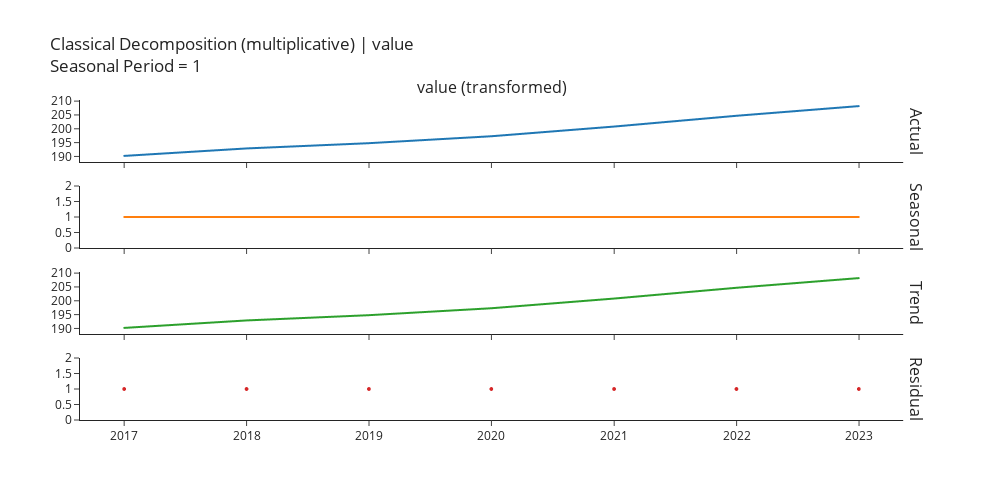
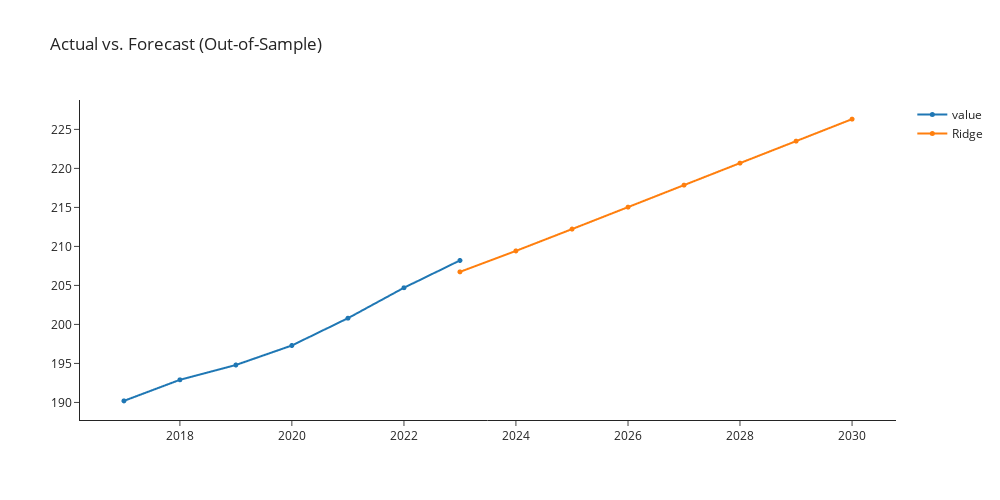

Here is the notebook cell these charts were saved with, in order:
### Markdown cell above
## ridge_cds_dt

### Code cell
ets_dt = exp.create_model('ridge_cds_dt')
exp.plot_model(plot = 'decomp', 
               data_kwargs = {'type' : 'multiplicative'},
               fig_kwargs = {"height":500,"width":1000,"template": "simple_white","hoverinfo":"none","big_data_threshold":10})
exp.plot_model(estimator = ets_dt, 
               plot = 'forecast', 
               data_kwargs = {'fh' : 8},
               fig_kwargs = {"height":500,"width":1000,"template": "simple_white","hoverinfo":"none","big_data_threshold":10})

### Figure 1 — Plotly figure (JSON) as saved in the notebook; plotly's stock layout.template omitted (floating-point values rounded to 4 significant figures)
{"data": [{"line": {"color": "rgb(31, 119, 180)", "width": 2}, "marker": {"size": 2}, "mode": "lines+markers", "name": "Actual", "type": "scattergl", "x": ["2017-01-01T00:00:00", "2018-01-01T00:00:00", "2019-01-01T00:00:00", "2020-01-01T00:00:00", "2021-01-01T00:00:00", "2022-01-01T00:00:00", "2023-01-01T00:00:00"], "xaxis": "x", "y": [190.2, 192.9, 194.8, 197.3, 200.8, 204.7, 208.2], "yaxis": "y"}, {"line": {"color": "rgb(255, 127, 14)", "width": 2}, "marker": {"size": 2}, "mode": "lines+markers", "name": "Seasonal", "type": "scattergl", "x": ["2017-01-01T00:00:00", "2018-01-01T00:00:00", "2019-01-01T00:00:00", "2020-01-01T00:00:00", "2021-01-01T00:00:00", "2022-01-01T00:00:00", "2023-01-01T00:00:00"], "xaxis": "x2", "y": [1, 1, 1, 1, 1, 1, 1], "yaxis": "y2"}, {"line": {"color": "rgb(44, 160, 44)", "width": 2}, "marker": {"size": 2}, "mode": "lines+markers", "name": "Trend", "type": "scattergl", "x": ["2017-01-01T00:00:00", "2018-01-01T00:00:00", "2019-01-01T00:00:00", "2020-01-01T00:00:00", "2021-01-01T00:00:00", "2022-01-01T00:00:00", "2023-01-01T00:00:00"], "xaxis": "x3", "y": [190.2, 192.9, 194.8, 197.3, 200.8, 204.7, 208.2], "yaxis": "y3"}, {"line": {"color": "rgb(214, 39, 40)", "width": 2}, "marker": {"size": 4}, "mode": "markers", "name": "Residuals", "type": "scattergl", "x": ["2017-01-01T00:00:00", "2018-01-01T00:00:00", "2019-01-01T00:00:00", "2020-01-01T00:00:00", "2021-01-01T00:00:00", "2022-01-01T00:00:00", "2023-01-01T00:00:00"], "xaxis": "x4", "y": [1, 1, 1, 1, 1, 1, 1], "yaxis": "y4"}], "layout": {"annotations": [{"font": {"size": 16}, "showarrow": false, "text": "value (transformed)", "x": 0.49, "xanchor": "center", "xref": "paper", "y": 1, "yanchor": "bottom", "yref": "paper"}, {"font": {"size": 16}, "showarrow": false, "text": "Actual", "textangle": 90, "x": 0.98, "xanchor": "left", "xref": "paper", "y": 0.9031, "yanchor": "middle", "yref": "paper"}, {"font": {"size": 16}, "showarrow": false, "text": "Seasonal", "textangle": 90, "x": 0.98, "xanchor": "left", "xref": "paper", "y": 0.6344, "yanchor": "middle", "yref": "paper"}, {"font": {"size": 16}, "showarrow": false, "text": "Trend", "textangle": 90, "x": 0.98, "xanchor": "left", "xref": "paper", "y": 0.3656, "yanchor": "middle", "yref": "paper"}, {"font": {"size": 16}, "showarrow": false, "text": "Residual", "textangle": 90, "x": 0.98, "xanchor": "left", "xref": "paper", "y": 0.09688, "yanchor": "middle", "yref": "paper"}], "autosize": false, "height": 500, "showlegend": false, "title": {"text": "Classical Decomposition (multiplicative) | value<br>Seasonal Period = 1"}, "width": 1000, "xaxis": {"anchor": "y", "domain": [0, 0.98], "matches": "x4", "showticklabels": false}, "xaxis2": {"anchor": "y2", "domain": [0, 0.98], "matches": "x4", "showticklabels": false}, "xaxis3": {"anchor": "y3", "domain": [0, 0.98], "matches": "x4", "showticklabels": false}, "xaxis4": {"anchor": "y4", "domain": [0, 0.98]}, "yaxis": {"anchor": "x", "domain": [0.8063, 1]}, "yaxis2": {"anchor": "x2", "domain": [0.5375, 0.7312]}, "yaxis3": {"anchor": "x3", "domain": [0.2687, 0.4625]}, "yaxis4": {"anchor": "x4", "domain": [0, 0.1938]}}}

### Figure 2 — Plotly figure (JSON) as saved in the notebook; plotly's stock layout.template omitted (floating-point values rounded to 4 significant figures)
{"data": [{"hoverinfo": "none", "line": {"width": 2}, "marker": {"size": 5}, "mode": "lines+markers", "name": "value", "type": "scattergl", "x": ["2017-01-01T00:00:00", "2018-01-01T00:00:00", "2019-01-01T00:00:00", "2020-01-01T00:00:00", "2021-01-01T00:00:00", "2022-01-01T00:00:00", "2023-01-01T00:00:00", "2024-01-01T00:00:00", "2025-01-01T00:00:00", "2026-01-01T00:00:00", "2027-01-01T00:00:00", "2028-01-01T00:00:00", "2029-01-01T00:00:00", "2030-01-01T00:00:00"], "xaxis": "x", "y": [190.2, 192.9, 194.8, 197.3, 200.8, 204.7, 208.2, null, null, null, null, null, null, null], "yaxis": "y"}, {"hoverinfo": "none", "line": {"width": 2}, "marker": {"size": 5}, "mode": "lines+markers", "name": "Ridge", "type": "scattergl", "x": ["2017-01-01T00:00:00", "2018-01-01T00:00:00", "2019-01-01T00:00:00", "2020-01-01T00:00:00", "2021-01-01T00:00:00", "2022-01-01T00:00:00", "2023-01-01T00:00:00", "2024-01-01T00:00:00", "2025-01-01T00:00:00", "2026-01-01T00:00:00", "2027-01-01T00:00:00", "2028-01-01T00:00:00", "2029-01-01T00:00:00", "2030-01-01T00:00:00"], "xaxis": "x", "y": [null, null, null, null, null, null, 206.7, 209.4, 212.2, 215.0, 217.9, 220.7, 223.5, 226.3], "yaxis": "y"}], "layout": {"autosize": false, "height": 500, "showlegend": true, "title": {"text": "Actual vs. Forecast (Out-of-Sample)"}, "width": 1000, "xaxis": {"anchor": "y", "domain": [0, 1]}, "yaxis": {"anchor": "x", "domain": [0, 1]}}}
